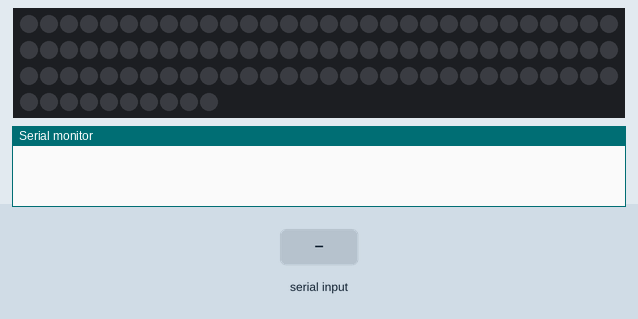
The sketch below on a simulated Arduino Uno, built with avr-gcc and run on an emulated ATmega328P. Parts: 100 RGB LEDs in strip order, left to right, continuing on the next row, the last lines printed to the serial monitor. The test bench sets the inputs (shaded band). Dim RGB values are drawn brighter than linear.

Above: at 1.2 s.
1.3 s: "90,45,200\n" received over Serial
At 1.9 s:
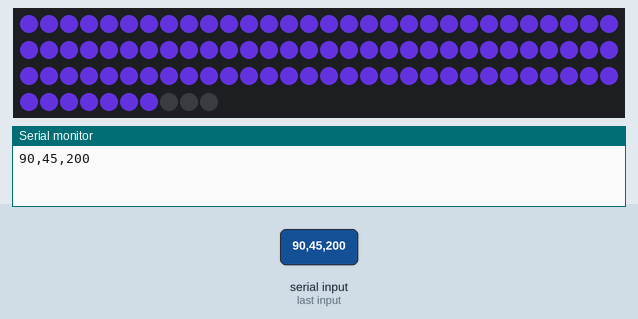
2.8 s: "90,45\n" received over Serial
At 4.0 s:
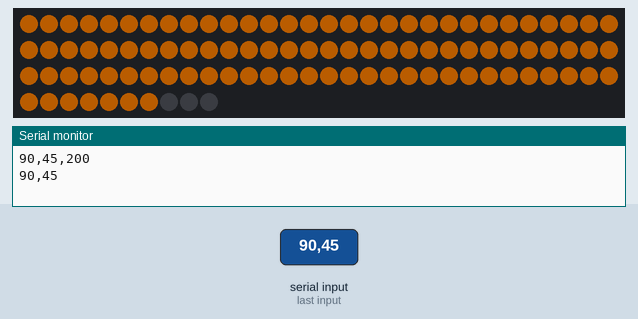
4.3 s: "5\n" received over Serial
At 5.4 s:
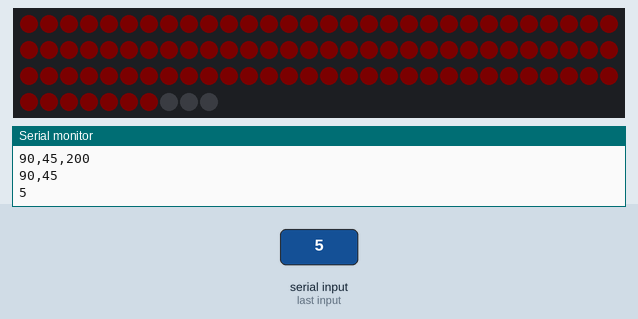
5.8 s: "30,150,10\n" received over Serial
At 6.6 s:
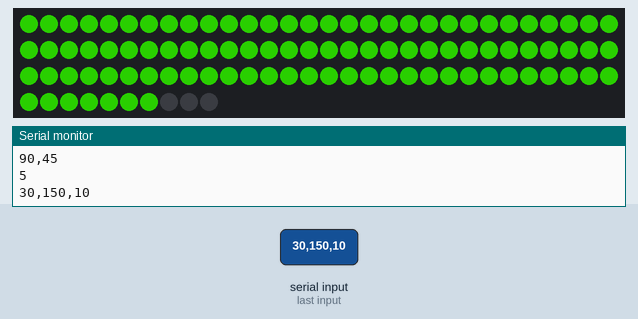
7.3 s: "0\n" received over Serial
At 7.7 s:
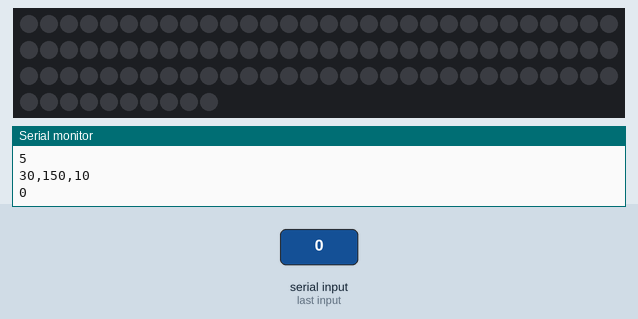
8.8 s: "30,150\n" received over Serial
At 10.0 s:
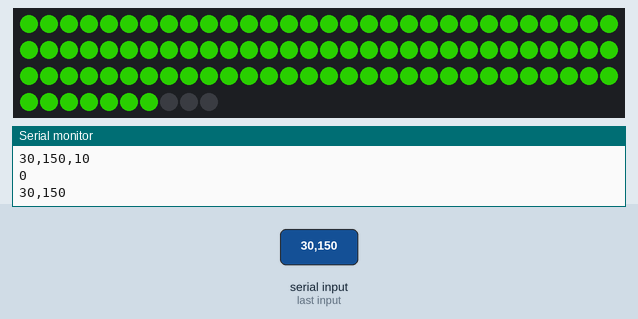
Timing chart, 0 to 11.3 s (numbered marks = the images above; inputs shaded):
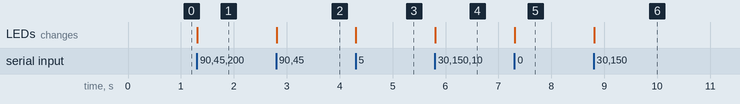

The sketch:

TartanHacks.ino
```cpp
#include <stdlib.h>
#include <Adafruit_NeoPixel.h>

#define LED 97
#define PIN 6

//constants for the serial input processing and LED strip
String input;
int red = 0;
int green = 0;
int blue = 0;
uint32_t color = 0;
Adafruit_NeoPixel strip = Adafruit_NeoPixel(100, PIN, NEO_GRB + NEO_KHZ800);

void setup() {
  // put your setup code here, to run once:
  Serial.begin(57600);
  strip.begin();
  strip.setBrightness(200);
  strip.show();
  input.reserve(1000);
}

void loop() {
  // put your main code here, to run repeatedly:

  //Code that reads in from Serial port and sets the necessary variables to their components
  while (Serial.available() == 0) {}
  while (Serial.available() > 0) {
    input = Serial.readStringUntil('\n');
    Serial.println(input);
    red = input.substring(0, 3).toInt();
    green = input.substring(3, 6).toInt();
    blue = input.substring(6).toInt();
  }

  //Code that sets the color for each pixel in the strip
  color = strip.Color(red, green, blue);
  for(int i=0;i<LED;i++) {
    strip.setPixelColor(i, color);
  }

  //pushes the colors to the strip
  strip.show();
}
```

Measured:
- after the input at 1.3 s, the LEDs: change at once (image 1)
- after the input at 2.8 s, the LEDs: change at once (image 2)
- after the input at 4.3 s, the LEDs: change at once (image 3)
- after the input at 5.8 s, the LEDs: change at once (image 4)
- after the input at 7.3 s, the LEDs: change at once (image 5)
- after the input at 8.8 s, the LEDs: change at once (image 6)
